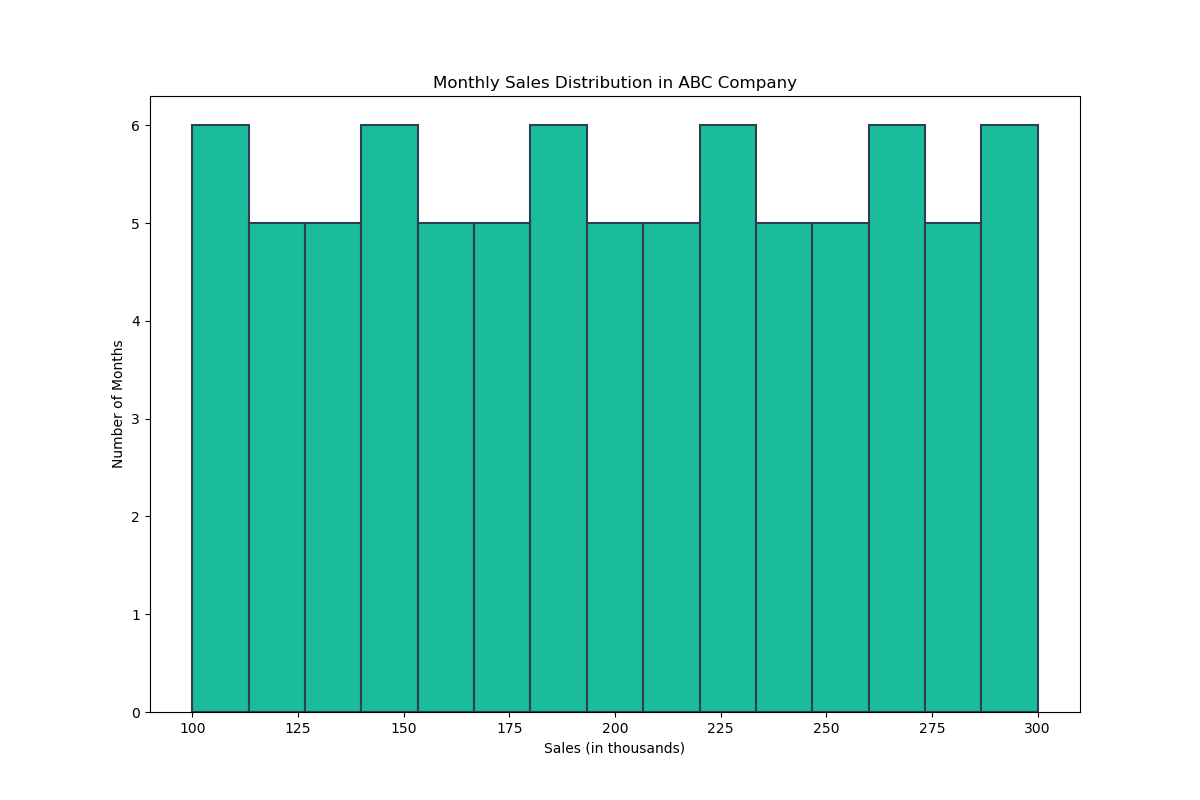

Python code for this plot:

import matplotlib.pyplot as plt

sales = [
    100, 102, 105, 107, 110, 112, 115, 118, 120, 123, 125, 128, 130, 133, 135, 138, 140, 143, 145, 148,
    150, 153, 155, 158, 160, 163, 165, 168, 170, 173, 175, 178, 180, 183, 185, 188, 190, 193, 195, 198,
    200, 203, 205, 208, 210, 213, 215, 218, 220, 223, 225, 228, 230, 233, 235, 238, 240, 243, 245, 248,
    250, 253, 255, 258, 260, 263, 265, 268, 270, 273, 275, 278, 280, 283, 285, 288, 290, 293, 295, 298,
    300
]

plt.figure(figsize=(12, 8))
plt.hist(sales, bins=15, orientation='vertical', color='#1abc9c', edgecolor='#2c3e50', linewidth=1.5)

plt.title('Monthly Sales Distribution in ABC Company')
plt.xlabel('Sales (in thousands)')
plt.ylabel('Number of Months')

plt.show()
